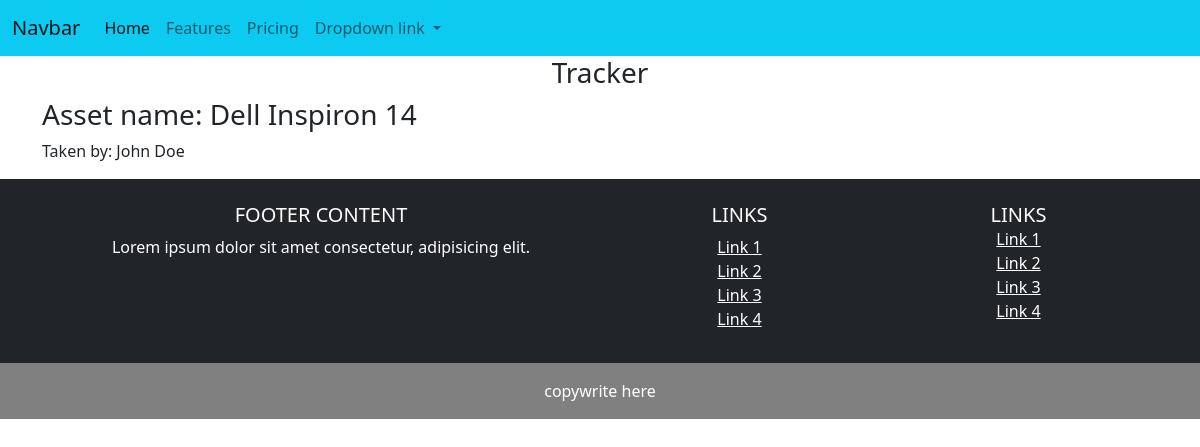
The page /tracker/ on the database as committed earlier.
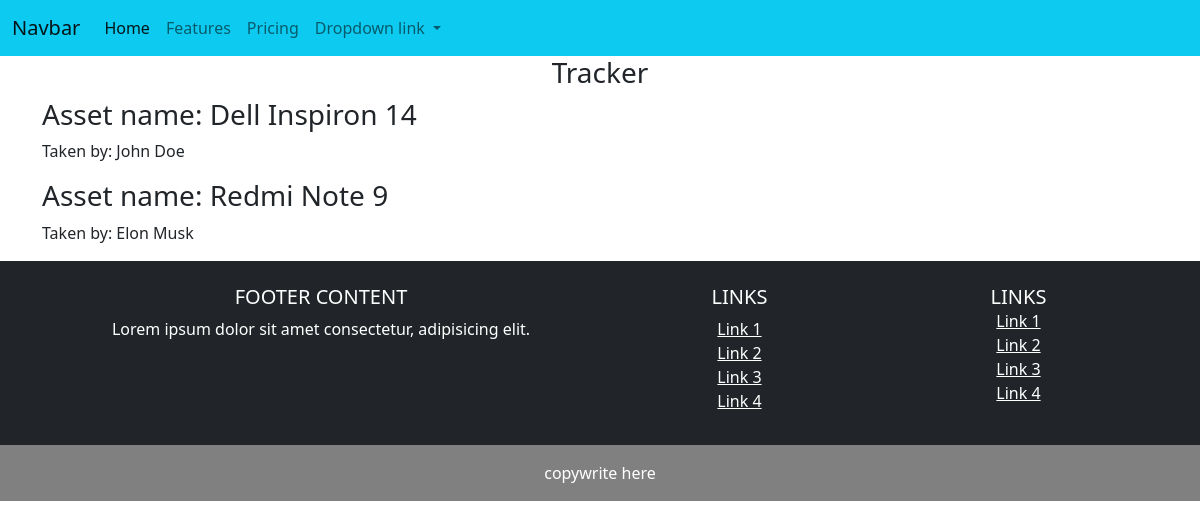
The same page on the database as committed later.
### tracAssets/models.py (models this page shows, shortened)
class AssetTracks(models.Model):
    asset = models.ForeignKey(AssetType, on_delete=models.CASCADE)
    taken_by = models.ForeignKey(Employee, on_delete=models.CASCADE)
    take_out_time = models.DateField(auto_now=False)
    return_time = models.DateField(null=True, blank=True)
    return_condition = models.CharField(max_length=20, null=True, blank=True)
    class Meta:
        db_table = 'asset_track'
        managed = True
        verbose_name_plural = 'Asset_Track'

class AssetType(models.Model):
    category = models.ForeignKey(AssetCategory, on_delete=models.CASCADE)
    service_tag = models.CharField(max_length=50)
    asset_model = models.CharField(max_length=50)
    active = models.BooleanField(default=False)
    purchase_date= models.DateField(auto_now=False)
    class Meta:
        verbose_name = 'Asset'
        verbose_name_plural = 'Assets'
        ordering = ['-id']
    def __str__(self):
        return self.asset_model

class Employee(models.Model):
    name = models.CharField(max_length=50)
    emp_id = models.CharField(max_length=15)
    email = models.EmailField(unique=True, null=False, blank=False)
    phone = models.CharField(max_length=15)
    department = models.CharField(max_length=20)
    com_name = models.CharField(max_length=20)
    com_address = models.TextField(default='-')
    com_contact = models.CharField(max_length=15)
    class Meta:
        verbose_name = 'Employee'
        verbose_name_plural = 'Employees'
    def __str__(self):
        return self.name

### tracAssets/views.py (the view, shortened to what this page needs)
# urls.py: path('tracker/', views.TrackerView.as_view(), name='tracker'),
class TrackerView(APIView):
    renderer_classes = [TemplateHTMLRenderer]
    template_name = 'front/tracker.html'
    def get(self, request):
        Tracker = AssetTracks.objects.all()
        return Response({'tracker': Tracker})
        return Response({'status':'success', 'payload':serializer.data})

### templates/front/tracker.html (shortened to what this page needs)
{% extends "base.html" %}
{% block content %}
<div class="container">
    <h3 class="text-center"> Tracker </h3>
    {% for tr in tracker %}
        <h3>Asset name: {{tr.asset}}</h3>
        <p>
            Taken by: {{tr.taken_by}}
        </p>
    {% endfor %}
</div>
{% endblock content %}

### templates/base.html (shortened to what this page needs)
{% load static %}
<!doctype html>
<html lang="en">
  <head>
    <link href="https://cdn.jsdelivr.net/npm/bootstrap@5.2.2/dist/css/bootstrap.min.css" rel="stylesheet">
  </head>
  <body>
    {% include "navbar.html" %}
    {% block content %}
    {% endblock content %}
    {% include "footer.html" %}
  </body>
</html>

### templates/navbar.html (shortened to what this page needs)
<nav class="navbar navbar-expand-lg navbar-light bg-info">
    <div class="container-fluid">
      <a class="navbar-brand" href="#">Navbar</a>
      <div class="collapse navbar-collapse" id="navbarNavDropdown">
        <ul class="navbar-nav">
          <li class="nav-item">
            <a class="nav-link active" aria-current="page" href="#">Home</a>
          </li>
          <li class="nav-item">
            <a class="nav-link" href="#">Features</a>
          </li>
          <li class="nav-item">
            <a class="nav-link" href="#">Pricing</a>
          </li>
          <li class="nav-item dropdown">
            <a class="nav-link dropdown-toggle" href="#" id="navbarDropdownMenuLink" role="button" data-bs-toggle="dropdown" aria-expanded="false">
              Dropdown link
            </a>
          </li>
        </ul>
      </div>
    </div>
  </nav>

### templates/footer.html
<section class="">
  <footer class="bg-dark text-white text-center">
    <div class="container p-4">
      <div class="row">
        <div class="col-lg-6 col-md-12 mb-4 mb-md-0">
          <h5 class="text-uppercase">Footer Content</h5>
          <p>
            Lorem ipsum dolor sit amet consectetur, adipisicing elit.
          </p>
        </div>
        <div class="col-lg-3 col-md-6 mb-4 mb-md-0">
          <h5 class="text-uppercase">Links</h5>
          <ul class="list-unstyled mb-0">
            <li>
              <a href="#!" class="text-white">Link 1</a>
            </li>
            <li>
              <a href="#!" class="text-white">Link 2</a>
            </li>
            <li>
              <a href="#!" class="text-white">Link 3</a>
            </li>
            <li>
              <a href="#!" class="text-white">Link 4</a>
            </li>
          </ul>
        </div>
        <div class="col-lg-3 col-md-6 mb-4 mb-md-0">
          <h5 class="text-uppercase mb-0">Links</h5>
          <ul class="list-unstyled">
            <li>
              <a href="#!" class="text-white">Link 1</a>
            </li>
            <li>
              <a href="#!" class="text-white">Link 2</a>
            </li>
            <li>
              <a href="#!" class="text-white">Link 3</a>
            </li>
            <li>
              <a href="#!" class="text-white">Link 4</a>
            </li>
          </ul>
        </div>
      </div>
    </div>
    <div class="text-center p-3" style="background-color:gray;">
        copywrite here
    </div>
  </footer>
</section>

Rows that differ between the two databases and show on the page:
added AssetTracks: asset "Redmi Note 9", taken_by "Elon Musk"
